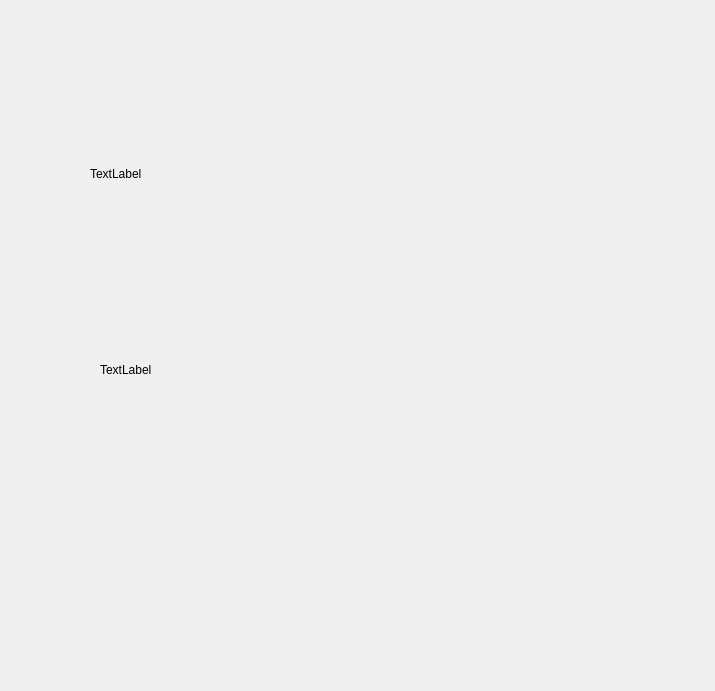
<?xml version="1.0" encoding="UTF-8"?>
<ui version="4.0">
 <class>PlayerSelection</class>
 <widget class="QWidget" name="PlayerSelection">
  <property name="geometry">
   <rect>
    <x>0</x>
    <y>0</y>
    <width>715</width>
    <height>691</height>
   </rect>
  </property>
  <property name="windowTitle">
   <string>Form</string>
  </property>
  <property name="layoutDirection">
   <enum>Qt::RightToLeft</enum>
  </property>
  <widget class="QPushButton" name="pushButton">
   <property name="geometry">
    <rect>
     <x>110</x>
     <y>190</y>
     <width>131</width>
     <height>131</height>
    </rect>
   </property>
   <property name="styleSheet">
    <string notr="true">color: rgb(0, 0, 0);
background-color: rgba(255, 255, 255,0);
border:none</string>
   </property>
   <property name="text">
    <string/>
   </property>
  </widget>
  <widget class="QPushButton" name="pushButton_2">
   <property name="geometry">
    <rect>
     <x>560</x>
     <y>190</y>
     <width>141</width>
     <height>131</height>
    </rect>
   </property>
   <property name="styleSheet">
    <string notr="true">color: rgb(0, 0, 0);
background-color: rgba(255, 255, 255,0);
border:none</string>
   </property>
   <property name="text">
    <string/>
   </property>
  </widget>
  <widget class="QPushButton" name="pushButton_4">
   <property name="geometry">
    <rect>
     <x>110</x>
     <y>410</y>
     <width>131</width>
     <height>121</height>
    </rect>
   </property>
   <property name="styleSheet">
    <string notr="true">color: rgb(0, 0, 0);
background-color: rgba(255, 255, 255,0);
border:none</string>
   </property>
   <property name="text">
    <string/>
   </property>
  </widget>
  <widget class="QLabel" name="label_4">
   <property name="geometry">
    <rect>
     <x>100</x>
     <y>360</y>
     <width>601</width>
     <height>20</height>
    </rect>
   </property>
   <property name="text">
    <string>TextLabel</string>
   </property>
  </widget>
  <widget class="QLabel" name="label_3">
   <property name="geometry">
    <rect>
     <x>90</x>
     <y>150</y>
     <width>591</width>
     <height>47</height>
    </rect>
   </property>
   <property name="layoutDirection">
    <enum>Qt::LeftToRight</enum>
   </property>
   <property name="text">
    <string>TextLabel</string>
   </property>
  </widget>
  <widget class="QPushButton" name="pushButton_3">
   <property name="geometry">
    <rect>
     <x>560</x>
     <y>410</y>
     <width>141</width>
     <height>121</height>
    </rect>
   </property>
   <property name="styleSheet">
    <string notr="true">color: rgb(0, 0, 0);
background-color: rgba(255, 255, 255,0);
border:none</string>
   </property>
   <property name="text">
    <string/>
   </property>
  </widget>
  <widget class="QPushButton" name="pushButton_5">
   <property name="geometry">
    <rect>
     <x>330</x>
     <y>240</y>
     <width>131</width>
     <height>51</height>
    </rect>
   </property>
   <property name="styleSheet">
    <string notr="true">color: rgb(0, 0, 0);
background-color: rgba(255, 255, 255,0);
border:none</string>
   </property>
   <property name="text">
    <string/>
   </property>
  </widget>
  <widget class="QPushButton" name="pushButton_6">
   <property name="geometry">
    <rect>
     <x>330</x>
     <y>450</y>
     <width>131</width>
     <height>51</height>
    </rect>
   </property>
   <property name="styleSheet">
    <string notr="true">color: rgb(0, 0, 0);
background-color: rgba(255, 255, 255,0);
border:none</string>
   </property>
   <property name="text">
    <string/>
   </property>
  </widget>
  <widget class="QPushButton" name="pushButton_7">
   <property name="geometry">
    <rect>
     <x>130</x>
     <y>230</y>
     <width>201</width>
     <height>171</height>
    </rect>
   </property>
   <property name="styleSheet">
    <string notr="true">color: rgb(0, 0, 0);
background-color: rgba(255, 255, 255,0);
border:none</string>
   </property>
   <property name="text">
    <string/>
   </property>
  </widget>
  <widget class="QPushButton" name="pushButton_8">
   <property name="geometry">
    <rect>
     <x>460</x>
     <y>230</y>
     <width>191</width>
     <height>171</height>
    </rect>
   </property>
   <property name="styleSheet">
    <string notr="true">color: rgb(0, 0, 0);
background-color: rgba(255, 255, 255,0);
border:none</string>
   </property>
   <property name="text">
    <string/>
   </property>
  </widget>
  <widget class="QPushButton" name="pushButton_9">
   <property name="geometry">
    <rect>
     <x>340</x>
     <y>460</y>
     <width>121</width>
     <height>51</height>
    </rect>
   </property>
   <property name="styleSheet">
    <string notr="true">color: rgb(0, 0, 0);
background-color: rgba(255, 255, 255,0);
border:none</string>
   </property>
   <property name="text">
    <string/>
   </property>
  </widget>
 </widget>
 <resources/>
 <connections/>
</ui>
